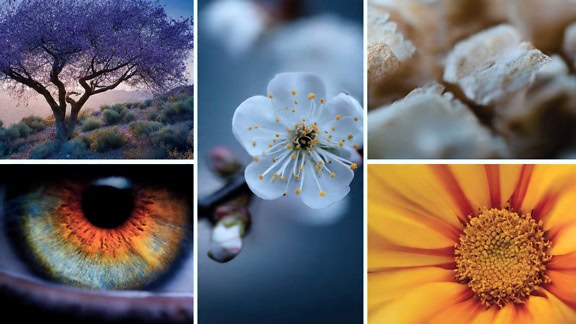
#> input picture Images/nature.png, 576 x 324 px
$ python filters.py
#> lines starting #> are read from the running program, lines starting #| are printed output that depends on the picture; after the words box and inside, x2 and y2 are one past the last pixel; in counts of white or black regions, pixels touching at a corner belong together
# [17 lines of commented-out code are left out]

import cv2
import numpy as np

img = cv2.imread("../Images/nature.png")
#> img is the input picture: shape (324, 576, 3); mean B, G, R 102.4, 103.6, 113.6
cv2.imshow("nature", img)

hsv = cv2.cvtColor(img, cv2.COLOR_BGR2HSV)
#> hsv: shape (324, 576, 3); mean H, S, V 74.5, 114.7, 138.2
cv2.imshow("HSV", hsv)


# Yashil rang oralig'i
lower_green = np.array([35, 50, 50])
upper_green = np.array([85, 255, 255])

mask = cv2.inRange(hsv, lower_green, upper_green)
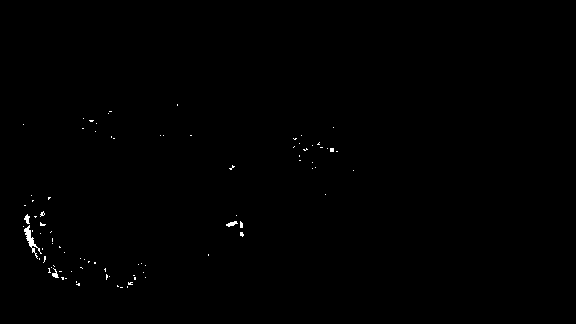
#> mask: shape (324, 576); 0.3% white in thin lines or dots, all inside (x1, y1, x2, y2) = (23, 104, 354, 288)

cv2.imshow("Original", img)
cv2.imshow("Mask", mask)

cv2.waitKey(0)
cv2.destroyAllWindows()
